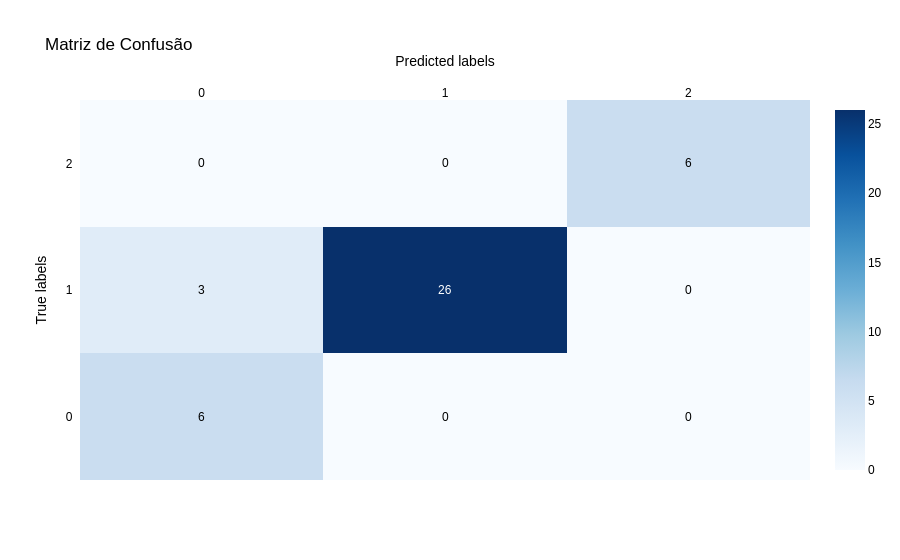

The cell this chart's notebook holds for it:
### Code cell
conf_matrix = confusion_matrix(y_test, y_pred_test)

# Definindo  nomes de classes
class_names = ['0', '1', '2']

# Plotando a matriz de confusão com Plotly
fig = ff.create_annotated_heatmap(
    z=conf_matrix,
    x=class_names,
    y=class_names,
    colorscale='Blues',
    showscale=True
)
fig.update_layout(
    title='Matriz de Confusão',
    xaxis_title='Predicted labels',
    yaxis_title='True labels',
    font=dict(
        family='Arial',
        size=12,
        color='black'
    )
)

### Figure 1 — Plotly figure (JSON) as saved in the notebook; plotly's stock layout.template omitted (floating-point values rounded to 4 significant figures)
{"data": [{"colorscale": [[0, "rgb(247,251,255)"], [0.125, "rgb(222,235,247)"], [0.25, "rgb(198,219,239)"], [0.375, "rgb(158,202,225)"], [0.5, "rgb(107,174,214)"], [0.625, "rgb(66,146,198)"], [0.75, "rgb(33,113,181)"], [0.875, "rgb(8,81,156)"], [1, "rgb(8,48,107)"]], "reversescale": false, "showscale": true, "type": "heatmap", "x": ["0", "1", "2"], "y": ["0", "1", "2"], "z": [[6, 0, 0], [3, 26, 0], [0, 0, 6]]}], "layout": {"annotations": [{"font": {"color": "#000000"}, "showarrow": false, "text": "6", "x": "0", "xref": "x", "y": "0", "yref": "y"}, {"font": {"color": "#000000"}, "showarrow": false, "text": "0", "x": "1", "xref": "x", "y": "0", "yref": "y"}, {"font": {"color": "#000000"}, "showarrow": false, "text": "0", "x": "2", "xref": "x", "y": "0", "yref": "y"}, {"font": {"color": "#000000"}, "showarrow": false, "text": "3", "x": "0", "xref": "x", "y": "1", "yref": "y"}, {"font": {"color": "#FFFFFF"}, "showarrow": false, "text": "26", "x": "1", "xref": "x", "y": "1", "yref": "y"}, {"font": {"color": "#000000"}, "showarrow": false, "text": "0", "x": "2", "xref": "x", "y": "1", "yref": "y"}, {"font": {"color": "#000000"}, "showarrow": false, "text": "0", "x": "0", "xref": "x", "y": "2", "yref": "y"}, {"font": {"color": "#000000"}, "showarrow": false, "text": "0", "x": "1", "xref": "x", "y": "2", "yref": "y"}, {"font": {"color": "#000000"}, "showarrow": false, "text": "6", "x": "2", "xref": "x", "y": "2", "yref": "y"}], "font": {"color": "black", "family": "Arial", "size": 12}, "title": {"text": "Matriz de Confusão"}, "xaxis": {"dtick": 1, "gridcolor": "rgb(0, 0, 0)", "side": "top", "ticks": "", "title": {"text": "Predicted labels"}}, "yaxis": {"dtick": 1, "ticks": "", "ticksuffix": "  ", "title": {"text": "True labels"}}}}
